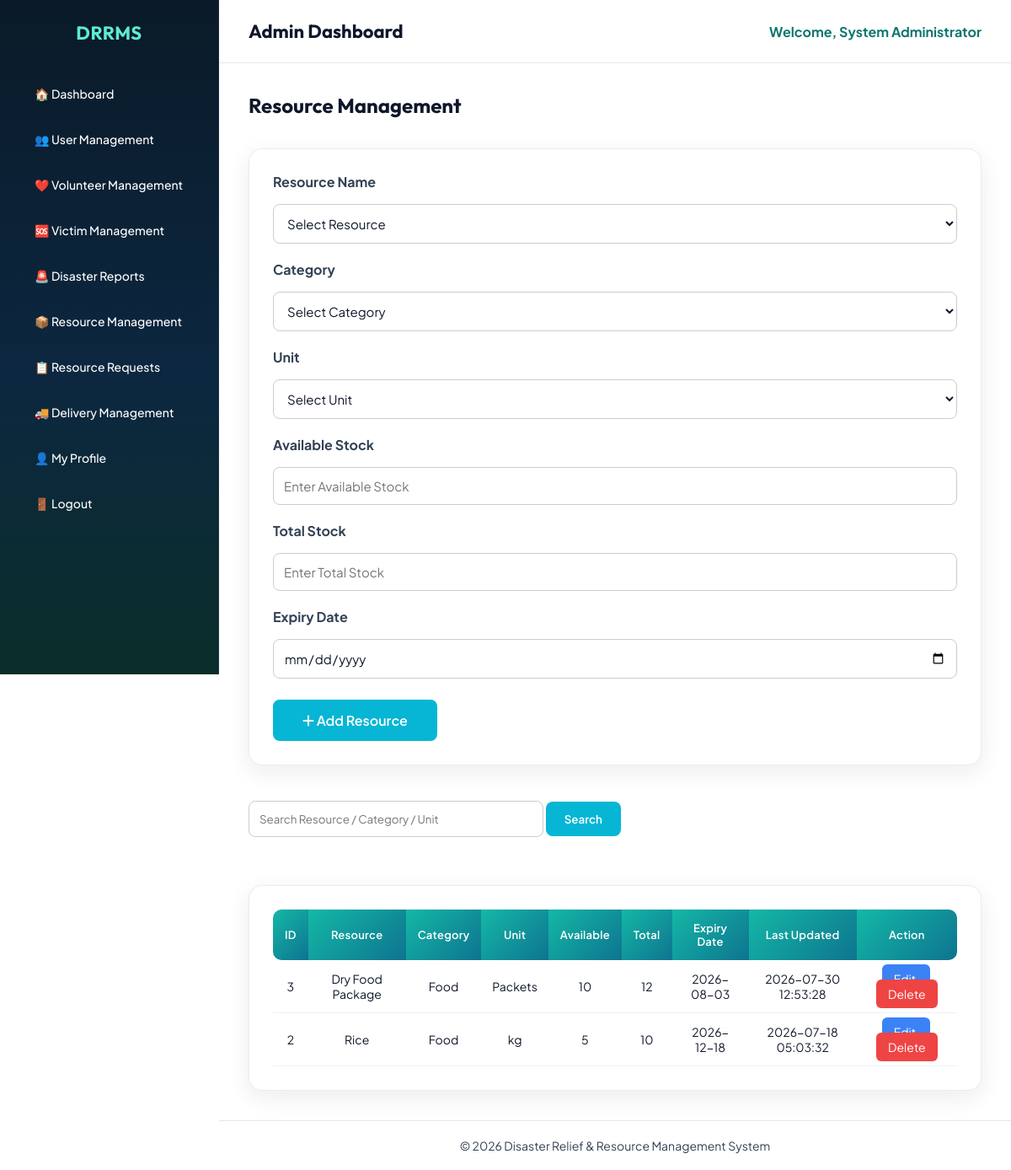
/admin/resources.php (signed in), run on the app's committed database.
### tables this page shows
CREATE TABLE `resource` (
  `resource_id` int(11) NOT NULL,
  `resource_name` varchar(100) NOT NULL,
  `category` varchar(50) DEFAULT NULL,
  `available_stock` int(11) DEFAULT 0,
  `total_stock` int(11) DEFAULT 0,
  `expiry_date` date DEFAULT NULL,
  `last_updated` datetime DEFAULT NULL,
  `unit` varchar(20) DEFAULT NULL
);

### admin/resources.php (the view, shortened to what this page needs)
<?php
include("../config/database.php");
$search="";
if(isset($_GET['search']))
{
    $search=mysqli_real_escape_string($conn,$_GET['search']);
    $sql="
    SELECT *
    FROM resource
    WHERE
    resource_name LIKE '%$search%'
    OR
    category LIKE '%$search%'
    OR
    unit LIKE '%$search%'
    ORDER BY resource_id DESC
    ";
}
else
{
    $sql="
    SELECT *
    FROM resource
    ORDER BY resource_id DESC
    ";
}
$result=mysqli_query($conn,$sql);
?>
<!DOCTYPE html>
<html lang="en">
<head>
<link rel="stylesheet" href="../css/admin.css">
<link rel="stylesheet"
href="https://cdnjs.cloudflare.com/ajax/libs/font-awesome/6.7.2/css/all.min.css">
</head>
<body>
<div class="dashboard">
<?php include("../includes/admin_sidebar.php"); ?>
<div class="main-content">
<?php include("../includes/admin_header.php"); ?>
<div class="content">
<h2 style="margin-bottom:25px;">
Resource Management
</h2>
<div class="table-box">
<form method="POST">
<label><b>Resource Name</b></label>
<select
name="resource_name"
required
style="width:100%;padding:12px;margin:10px 0 20px;border:1px solid #ccc;border-radius:8px;">
<option value="">Select Resource</option>
</select>
<label><b>Category</b></label>
<select
name="category"
required
style="width:100%;padding:12px;margin:10px 0 20px;border:1px solid #ccc;border-radius:8px;">
<option value="">Select Category</option>
</select>
<label><b>Unit</b></label>
<select
name="unit"
required
style="width:100%;padding:12px;margin:10px 0 20px;border:1px solid #ccc;border-radius:8px;">
<option value="">Select Unit</option>
</select>
<label><b>Available Stock</b></label>
<input
type="number"
name="available_stock"
min="0"
required
placeholder="Enter Available Stock"
style="width:100%;padding:12px;margin:10px 0 20px;border:1px solid #ccc;border-radius:8px;">
<label><b>Total Stock</b></label>
<input
type="number"
name="total_stock"
min="0"
required
placeholder="Enter Total Stock"
style="width:100%;padding:12px;margin:10px 0 20px;border:1px solid #ccc;border-radius:8px;">
<label><b>Expiry Date</b></label>
<input
type="date"
name="expiry_date"
style="width:100%;padding:12px;margin:10px 0 25px;border:1px solid #ccc;border-radius:8px;">
<button
type="submit"
name="add_resource"
style="background:#06B6D4;color:white;border:none;padding:14px 35px;border-radius:8px;font-size:16px;cursor:pointer;">
<i class="fa-solid fa-plus"></i>
Add Resource
</button>
</form>
</div>
<br><br>
<form method="GET">
<input
type="text"
name="search"
placeholder="Search Resource / Category / Unit"
value="<?php echo $search; ?>"
style="padding:12px;width:350px;border:1px solid #ccc;border-radius:8px;">
<button
style="padding:12px 22px;
background:#06B6D4;
color:white;
border:none;
border-radius:8px;
cursor:pointer;">
Search
</button>
</form>
<br>
<div class="table-box">
<table>
<tr>
<th>ID</th>
<th>Resource</th>
<th>Category</th>
<th>Unit</th>
<th>Available</th>
<th>Total</th>
<th>Expiry Date</th>
<th>Last Updated</th>
<th>Action</th>
</tr>
<?php
while($row=mysqli_fetch_assoc($result))
{
?>
<tr>
<td><?php echo $row['resource_id']; ?></td>
<td><?php echo $row['resource_name']; ?></td>
<td><?php echo $row['category']; ?></td>
<td><?php echo $row['unit']; ?></td>
<td>
<?php echo $row['available_stock']; ?>
</td>
<td>
<?php echo $row['total_stock']; ?>
</td>
<td>
<?php
if($row['expiry_date']=="0000-00-00" || $row['expiry_date']==NULL)
{
    echo "-";
}
else
{
    echo $row['expiry_date'];
}
?>
</td>
<td>
<?php
if($row['last_updated']==NULL)
{
    echo "-";
}
else
{
    echo $row['last_updated'];
}
?>
</td>
<td>
<a
href="edit_resource.php?id=<?php echo $row['resource_id']; ?>"
style="text-decoration:none;
background:#3B82F6;
color:white;
padding:8px 14px;
border-radius:6px;">
Edit
</a>
<a
href="resources.php?delete=<?php echo $row['resource_id']; ?>"
onclick="return confirm('Delete this resource?')"
style="text-decoration:none;
background:#EF4444;
color:white;
padding:8px 14px;
border-radius:6px;">
Delete
</a>
</td>
</tr>
<?php
}
?>
</table>
</div>
</div>
<?php include("../includes/admin_footer.php"); ?>
</div>
</div>
</body>
</html>

### css/admin.css (style rules this page uses)
:root { --bg-page:#eef4f7; --bg-deep:#061018; --bg-sidebar:#0a1a28; --primary:#14b8a6; --primary-deep:#0f766e; --accent:#f97316; --text:#0f172a; --muted:#64748b; --white:#ffffff; --border:rgba(15,23,42,.08); --gradient-primary:linear-gradient(135deg, #14b8a6 0%, #0e7490 100%); --gradient-accent:linear-gradient(135deg, #f97316 0%, #dc2626 100%); --gradient-sidebar: linear-gradient(180deg, #0a1a28 0%, #0c2740 55%, #0a2e2a 100%); --shadow:0 8px 28px rgba(15,23,42,.08); --font-display:'Outfit',sans-serif; --font-body:'Plus Jakarta Sans',sans-serif; }
* { margin:0; padding:0; box-sizing:border-box; font-family:var(--font-body); }
body { background:#ffffff; color:var(--text); }
h1,h2,h3,.sidebar h2 { font-family:var(--font-display); }
.dashboard { display:flex; min-height:100vh; background:#ffffff; }
.main-content { margin-left:260px; width:calc(100% - 260px); min-height:100vh; background:#ffffff; display:flex; flex-direction:column; }
.content { padding:35px; background:#ffffff; color:#0f172a; flex:1 0 auto; }
.content h2 { color:#0f172a; }
.table-box { margin-top:36px; background:var(--white); border-radius:16px; padding:28px; border:1px solid var(--border); box-shadow:var(--shadow); }
table { width:100%; border-collapse:collapse; }
table th { background:var(--gradient-primary); color:white; padding:14px; font-weight:600; font-size:13px; letter-spacing:.02em; }
table th:first-child { border-radius:10px 0 0 10px; }
table th:last-child { border-radius:0 10px 10px 0; }
table td { padding:13px; border-bottom:1px solid #eef2f6; text-align:center; font-size:14px; color:#0f172a; background:#ffffff; }
.content form input, .content form select, .content form textarea, .table-box form input, .table-box form select, .table-box form textarea { border:1px solid #dbe4ea; border-radius:10px; padding:11px 14px; font-family:var(--font-body); outline:none; transition:.2s; }
.content form button, .table-box button, a.btn, .btn { background:var(--gradient-primary); color:white; border:none; border-radius:10px; padding:11px 18px; cursor:pointer; font-weight:600; font-family:var(--font-body); text-decoration:none; display:inline-block; transition:.25s; }
.table-box label { display:block; margin-bottom:6px; color:#334155; }
.table-box input, .table-box textarea, .table-box select { width:100%; margin:0 0 18px; padding:13px 14px; border:1px solid #dbe4ea; border-radius:10px; font-family:var(--font-body); font-size:15px; color:#0f172a; background:#ffffff; outline:none; }
.table-box button[type="submit"], .content form button[type="submit"] { background:var(--gradient-primary); color:#ffffff; border:none; border-radius:10px; padding:14px 28px; font-size:15px; font-weight:600; cursor:pointer; }

### data on the page
resource: resource_id "3", resource_name "Dry Food Package", category "Food", unit "Packets", available_stock "10", total_stock "12", expiry_date "2026-08-03", last_updated "2026-07-30 12:53:28"
resource: resource_id "2", resource_name "Rice", category "Food", unit "kg", available_stock "5", total_stock "10", expiry_date "2026-12-18", last_updated "2026-07-18 05:03:32"

### other printed values
$_SESSION['name'] "System Administrator"
